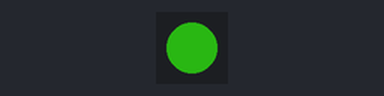
Simulated run of this program. Board: CircuitPython board. Shown: 1 RGB LEDs in strip order, left to right. Dim RGB values are drawn brighter than linear; random numbers come from a fixed seed.

Above: at 0.1 s.
At 8.6 s:
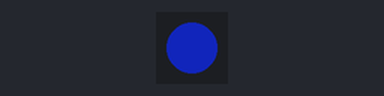
At 19.6 s:
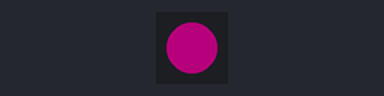
At 39.1 s:
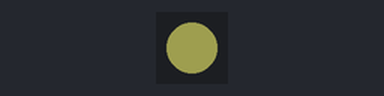
Timing chart, 0 to 40.0 s (numbered marks = the images above):
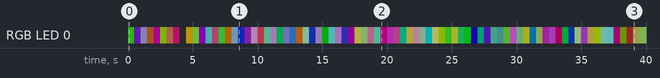

The program:

005_dotstar_test.py
```python
# code to test the built-in DotStar
import board
import time
import random
import adafruit_dotstar

rgb = adafruit_dotstar.DotStar(board.APA102_SCK, board.APA102_MOSI, 1)
rgb.brightness = 0.3

def random_color():
    return (
        random.randrange(0, 255, 25),
        random.randrange(0, 255, 25),
        random.randrange(0, 255, 25))

while True:
    rgb.fill(random_color())
    time.sleep(0.5)
```

Measured:
- by itself, RGB LED 0: off → RGB(15, 67, 7) at 0.00 s, → RGB(30, 7, 52) 0.50 s later, → RGB(52, 52, 75) 0.50 s later, → RGB(45, 22, 7) 0.50 s later, … (80 changes in this stretch)
